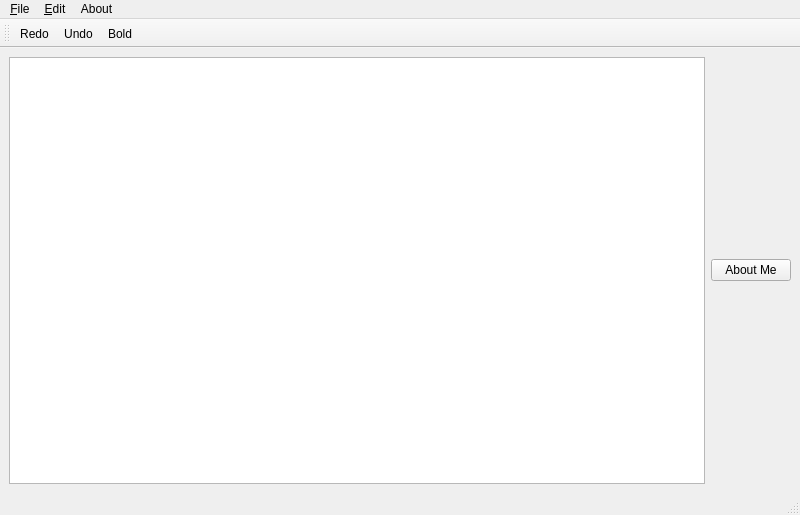
<?xml version="1.0" encoding="UTF-8"?>
<ui version="4.0">
 <class>MainWindow</class>
 <widget class="QMainWindow" name="MainWindow">
  <property name="geometry">
   <rect>
    <x>0</x>
    <y>0</y>
    <width>800</width>
    <height>515</height>
   </rect>
  </property>
  <property name="maximumSize">
   <size>
    <width>800</width>
    <height>600</height>
   </size>
  </property>
  <property name="windowTitle">
   <string>MainWindow</string>
  </property>
  <widget class="QWidget" name="centralwidget">
   <layout class="QVBoxLayout" name="verticalLayout">
    <item>
     <layout class="QHBoxLayout" name="horizontalLayout_2">
      <item>
       <widget class="QTextEdit" name="textEdit">
        <property name="sizePolicy">
         <sizepolicy hsizetype="Preferred" vsizetype="MinimumExpanding">
          <horstretch>0</horstretch>
          <verstretch>0</verstretch>
         </sizepolicy>
        </property>
       </widget>
      </item>
      <item>
       <widget class="QPushButton" name="pushButton">
        <property name="sizePolicy">
         <sizepolicy hsizetype="Fixed" vsizetype="Fixed">
          <horstretch>0</horstretch>
          <verstretch>0</verstretch>
         </sizepolicy>
        </property>
        <property name="text">
         <string>About Me</string>
        </property>
       </widget>
      </item>
     </layout>
    </item>
   </layout>
  </widget>
  <widget class="QMenuBar" name="menubar">
   <property name="geometry">
    <rect>
     <x>0</x>
     <y>0</y>
     <width>800</width>
     <height>22</height>
    </rect>
   </property>
   <widget class="QMenu" name="menuFile">
    <property name="title">
     <string>&amp;File</string>
    </property>
    <addaction name="actionNew"/>
    <addaction name="actionOpen"/>
    <addaction name="separator"/>
    <addaction name="actionSave"/>
    <addaction name="actionSave_As"/>
    <addaction name="action_Exit"/>
   </widget>
   <widget class="QMenu" name="menuEdit">
    <property name="title">
     <string>&amp;Edit</string>
    </property>
    <addaction name="actionCopy"/>
    <addaction name="actionCut"/>
    <addaction name="actionPaste"/>
    <addaction name="separator"/>
    <addaction name="actionUndo"/>
    <addaction name="actionRedo"/>
   </widget>
   <widget class="QMenu" name="menuMisc">
    <property name="title">
     <string>About</string>
    </property>
    <addaction name="actionAbout_Me"/>
    <addaction name="actionColor"/>
   </widget>
   <addaction name="menuFile"/>
   <addaction name="menuEdit"/>
   <addaction name="menuMisc"/>
  </widget>
  <widget class="QToolBar" name="toolBar">
   <property name="windowTitle">
    <string>toolBar</string>
   </property>
   <property name="autoFillBackground">
    <bool>true</bool>
   </property>
   <attribute name="toolBarArea">
    <enum>TopToolBarArea</enum>
   </attribute>
   <attribute name="toolBarBreak">
    <bool>false</bool>
   </attribute>
   <addaction name="actionRedo"/>
   <addaction name="actionUndo"/>
   <addaction name="actionBold"/>
  </widget>
  <widget class="QStatusBar" name="statusBar"/>
  <action name="actionNew">
   <property name="icon">
    <iconset resource="../Resources/IconFiles.qrc">
     <normaloff>:/Icons/New.png</normaloff>:/Icons/New.png</iconset>
   </property>
   <property name="text">
    <string>&amp;New</string>
   </property>
   <property name="toolTip">
    <string>New  File</string>
   </property>
   <property name="shortcut">
    <string>Ctrl+N</string>
   </property>
  </action>
  <action name="actionOpen">
   <property name="icon">
    <iconset resource="../Resources/IconFiles.qrc">
     <normaloff>:/Icons/open.png</normaloff>:/Icons/open.png</iconset>
   </property>
   <property name="text">
    <string>&amp;Open</string>
   </property>
   <property name="shortcut">
    <string>Ctrl+O</string>
   </property>
  </action>
  <action name="actionSave">
   <property name="icon">
    <iconset resource="../Resources/IconFiles.qrc">
     <normaloff>:/Icons/save.png</normaloff>:/Icons/save.png</iconset>
   </property>
   <property name="text">
    <string>&amp;Save</string>
   </property>
   <property name="shortcut">
    <string>Ctrl+S</string>
   </property>
  </action>
  <action name="actionSave_As">
   <property name="icon">
    <iconset resource="../Resources/IconFiles.qrc">
     <normaloff>:/Icons/save-as.png</normaloff>:/Icons/save-as.png</iconset>
   </property>
   <property name="text">
    <string>Save As</string>
   </property>
   <property name="shortcut">
    <string>Ctrl+Shift+S</string>
   </property>
  </action>
  <action name="actionCopy">
   <property name="icon">
    <iconset resource="../Resources/IconFiles.qrc">
     <normaloff>:/Icons/copy.png</normaloff>:/Icons/copy.png</iconset>
   </property>
   <property name="text">
    <string>Copy</string>
   </property>
   <property name="shortcut">
    <string>Ctrl+C</string>
   </property>
  </action>
  <action name="actionCut">
   <property name="icon">
    <iconset resource="../Resources/IconFiles.qrc">
     <normaloff>:/Icons/cut.png</normaloff>:/Icons/cut.png</iconset>
   </property>
   <property name="text">
    <string>Cut</string>
   </property>
   <property name="shortcut">
    <string>Ctrl+X</string>
   </property>
  </action>
  <action name="actionPaste">
   <property name="icon">
    <iconset resource="../Resources/IconFiles.qrc">
     <normaloff>:/Icons/paste.png</normaloff>:/Icons/paste.png</iconset>
   </property>
   <property name="text">
    <string>Paste</string>
   </property>
   <property name="shortcut">
    <string>Ctrl+V</string>
   </property>
  </action>
  <action name="actionUndo">
   <property name="icon">
    <iconset resource="../Resources/IconFiles.qrc">
     <normaloff>:/Icons/undo.png</normaloff>:/Icons/undo.png</iconset>
   </property>
   <property name="text">
    <string>Undo</string>
   </property>
   <property name="shortcut">
    <string>Ctrl+Z</string>
   </property>
  </action>
  <action name="actionRedo">
   <property name="icon">
    <iconset resource="../Resources/IconFiles.qrc">
     <normaloff>:/Icons/redo.png</normaloff>:/Icons/redo.png</iconset>
   </property>
   <property name="text">
    <string>Redo</string>
   </property>
   <property name="shortcut">
    <string>Ctrl+Y</string>
   </property>
  </action>
  <action name="actionAbout_Me">
   <property name="text">
    <string>&amp;About Me</string>
   </property>
   <property name="shortcut">
    <string>Alt+A</string>
   </property>
  </action>
  <action name="action_Exit">
   <property name="text">
    <string>&amp;Exit</string>
   </property>
  </action>
  <action name="actionColor">
   <property name="text">
    <string>&amp;Dark Mode</string>
   </property>
  </action>
  <action name="actionBold">
   <property name="checkable">
    <bool>true</bool>
   </property>
   <property name="icon">
    <iconset resource="../Resources/IconFiles.qrc">
     <normaloff>:/Icons/1608581_bold_icon.png</normaloff>:/Icons/1608581_bold_icon.png</iconset>
   </property>
   <property name="text">
    <string>Bold</string>
   </property>
   <property name="shortcut">
    <string>Ctrl+B</string>
   </property>
  </action>
 </widget>
 <resources>
  <include location="../Resources/IconFiles.qrc"/>
 </resources>
 <connections/>
</ui>
